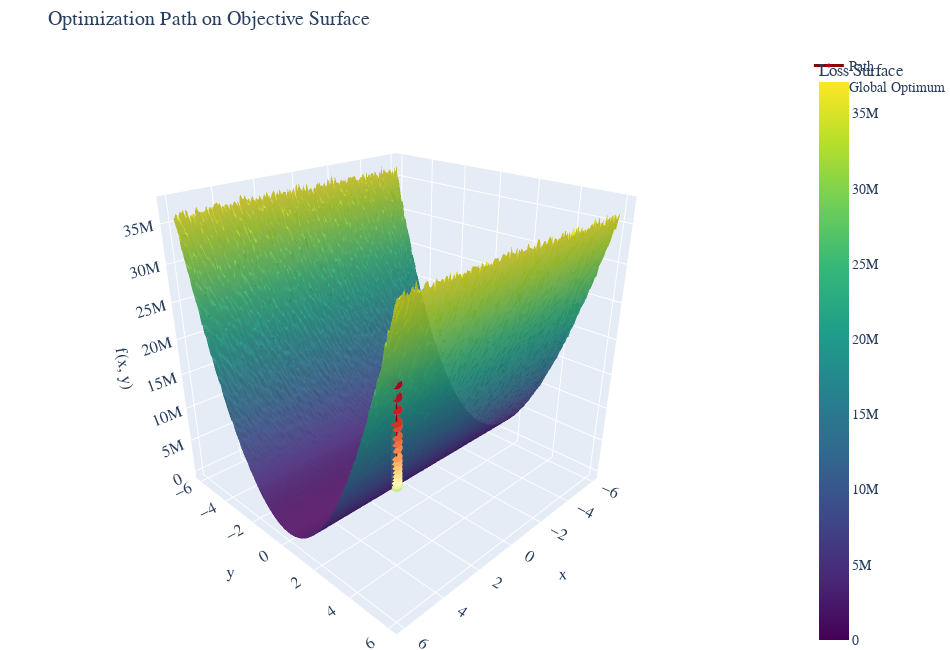

The code cell stored with this chart in its notebook:
### Markdown cell above
### Testing 3D Plots (interactive)

### Code cell
# Example: Sphere function
def objective_function(x):
    noise = np.random.normal(loc=0, scale=0.01)  # Small Gaussian noise
    return sum(cond**(np.arange(len(x)) / (len(x) - 1 + 1e-9)) * np.asarray(x)**2) * np.exp(noise)

# Optional: Global optimum (0, 0)
global_optimum = np.zeros(2)

# Simulated optimization path (replace with real one)
path = np.array([np.linspace(5, 0, 30), np.linspace(5, 0, 30)]).T
Z_path = [objective_function(p) for p in path]

# Surface grid
x_vals = y_vals = np.linspace(-6, 6, 200)
X, Y = np.meshgrid(x_vals, y_vals)
Z = np.array([objective_function(np.array([x, y])) for x, y in zip(X.ravel(), Y.ravel())]).reshape(X.shape)

# Color gradient for path (red → green)
cmap = plt.colormaps['RdYlGn']
n_points = len(path)
colors = [cmap(i / (n_points - 1)) for i in range(n_points)]
rgb_colors = ['rgb({},{},{})'.format(int(255*r), int(255*g), int(255*b)) for r, g, b, _ in colors]

# Plotly figure
fig = go.Figure()

# 3D surface (loss landscape)
fig.add_trace(go.Surface(
    x=X, y=Y, z=Z,
    colorscale='Viridis',
    opacity=0.9,
    name="Loss Surface",
    colorbar=dict(title='Loss Surface')
))

# Optimization path (colored points + connecting lines)
fig.add_trace(go.Scatter3d(
    x=path[:, 0], y=path[:, 1], z=Z_path,
    mode='lines+markers',
    line=dict(color='darkred', width=3),
    marker=dict(size=4, color=rgb_colors),
    name='Path'
))

# Mark the optimum (e.g. x = [0, 0])
fig.add_trace(go.Scatter3d(
    x=[global_optimum[0]],
    y=[global_optimum[1]],
    z=[objective_function(global_optimum)],
    mode='markers+text',
    marker=dict(size=6, color='purple'),
    text=["Optimum"],
    textposition='top center',
    name="Global Optimum"
))

# Layout & styling
fig.update_layout(
    title="Optimization Path on Objective Surface",
    scene=dict(
        xaxis_title="x",
        yaxis_title="y",
        zaxis_title="f(x, y)",
        camera=dict(eye=dict(x=1.5, y=1.5, z=1.0))
    ),
    width=950,
    height=650,
    margin=dict(l=0, r=0, t=50, b=0),
    font=dict(family="Arial", size=14)
)

fig.show()

### Figure 1 — Plotly figure (JSON) as saved in the notebook; plotly's stock layout.template omitted (floating-point values rounded to 4 significant figures; data arrays with more than 128 entries replaced by an {"elided": "..."} marker saying what was removed)
{"data": [{"colorbar": {"title": {"text": "Loss Surface"}}, "colorscale": [[0, "#440154"], [0.1111, "#482878"], [0.2222, "#3e4989"], [0.3333, "#31688e"], [0.4444, "#26828e"], [0.5556, "#1f9e89"], [0.6667, "#35b779"], [0.7778, "#6ece58"], [0.8889, "#b5de2b"], [1, "#fde725"]], "name": "Loss Surface", "opacity": 0.9, "type": "surface", "x": {"elided": "200x200 float values"}, "y": {"elided": "200x200 float values"}, "z": {"elided": "200x200 float values"}}, {"line": {"color": "darkred", "width": 3}, "marker": {"color": ["rgb(165,0,38)", "rgb(180,15,38)", "rgb(198,32,38)", "rgb(215,49,39)", "rgb(225,70,49)", "rgb(236,92,59)", "rgb(244,111,68)", "rgb(247,134,78)", "rgb(250,157,89)", "rgb(253,178,101)", "rgb(253,196,115)", "rgb(253,214,130)", "rgb(254,227,145)", "rgb(254,238,163)", "rgb(254,249,181)", "rgb(248,252,181)", "rgb(234,246,163)", "rgb(221,240,145)", "rgb(207,234,132)", "rgb(189,226,120)", "rgb(171,219,109)", "rgb(149,209,104)", "rgb(127,199,101)", "rgb(104,190,99)", "rgb(81,178,93)", "rgb(54,165,87)", "rgb(27,152,80)", "rgb(17,136,71)", "rgb(8,119,62)", "rgb(0,104,55)"], "size": 4}, "mode": "lines+markers", "name": "Path", "type": "scatter3d", "x": [5.0, 4.828, 4.655, 4.483, 4.31, 4.138, 3.966, 3.793, 3.621, 3.448, 3.276, 3.103, 2.931, 2.759, 2.586, 2.414, 2.241, 2.069, 1.897, 1.724, 1.552, 1.379, 1.207, 1.034, 0.8621, 0.6897, 0.5172, 0.3448, 0.1724, 0.0], "y": [5.0, 4.828, 4.655, 4.483, 4.31, 4.138, 3.966, 3.793, 3.621, 3.448, 3.276, 3.103, 2.931, 2.759, 2.586, 2.414, 2.241, 2.069, 1.897, 1.724, 1.552, 1.379, 1.207, 1.034, 0.8621, 0.6897, 0.5172, 0.3448, 0.1724, 0.0], "z": [25270000.0, 23440000.0, 21580000.0, 19640000.0, 18660000.0, 17030000.0, 15820000.0, 14560000.0, 12930000.0, 11880000.0, 10780000.0, 9711000.0, 8611000.0, 7651000.0, 6550000.0, 5904000.0, 5028000.0, 4289000.0, 3535000.0, 2944000.0, 2432000.0, 1876000.0, 1478000.0, 1057000.0, 749300.0, 473100.0, 268400.0, 120700.0, 29910.0, 0]}, {"marker": {"color": "purple", "size": 6}, "mode": "markers+text", "name": "Global Optimum", "text": ["Optimum"], "textposition": "top center", "type": "scatter3d", "x": [0], "y": [0], "z": [0]}], "layout": {"font": {"family": "Arial", "size": 14}, "height": 650, "margin": {"b": 0, "l": 0, "r": 0, "t": 50}, "scene": {"camera": {"eye": {"x": 1.5, "y": 1.5, "z": 1}}, "xaxis": {"title": {"text": "x"}}, "yaxis": {"title": {"text": "y"}}, "zaxis": {"title": {"text": "f(x, y)"}}}, "title": {"text": "Optimization Path on Objective Surface"}, "width": 950}}
